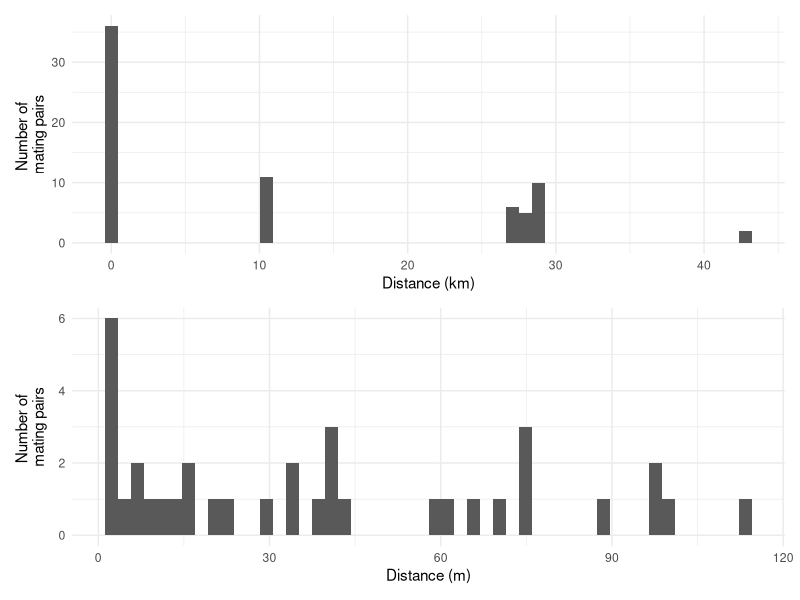
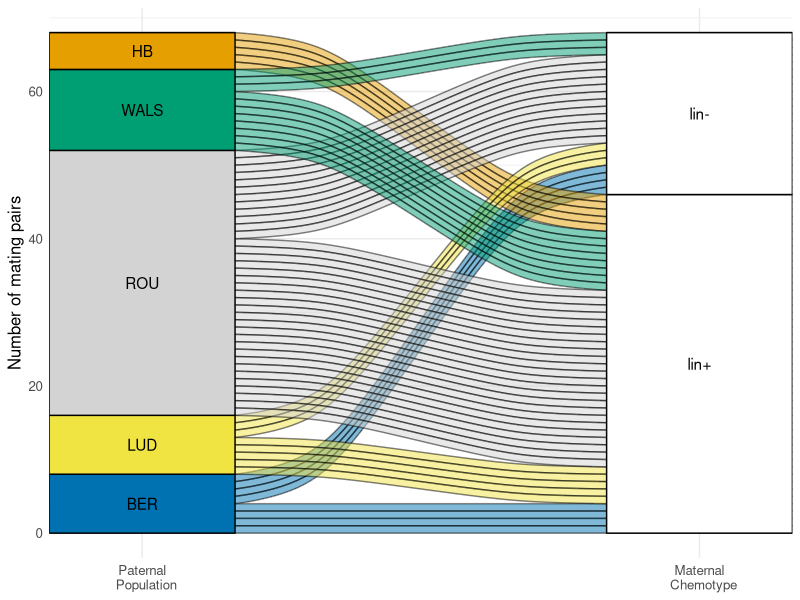
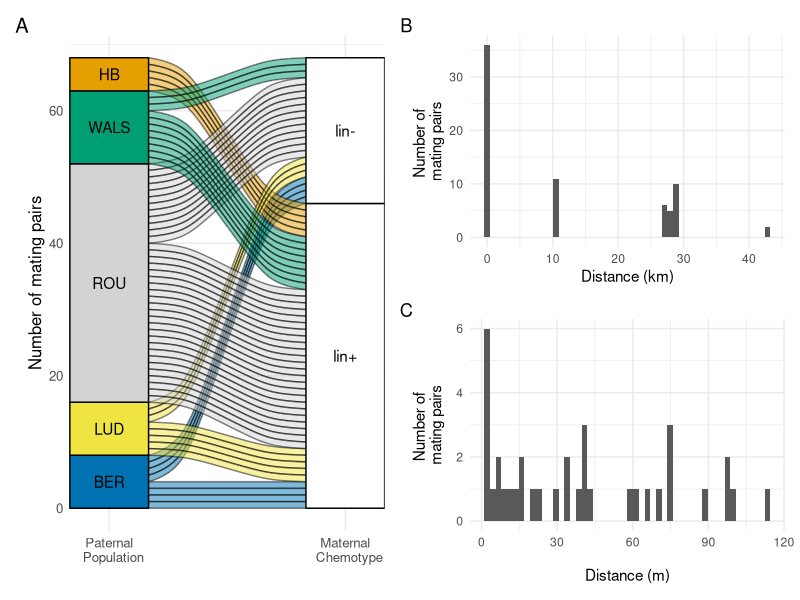

These figures' R source, in order:
#### Figure 2 ####

# libraries
library(tidyverse)
library(sf)
library(patchwork)
library(car)
library(ggalluvial)
library(ggpubr)

setwd("~/Documents/GitHub/pollen_dispersal_and_floral_scent/")

# data ####
corridorData <- read.csv("Data/morph_data.csv")
by_offspring <- read.csv("Data/by_offspring.csv")
matingPopulation <- read.csv("Data/by_matTrim.csv")

# combine for distance and paternal population
by_offspringT <- left_join(by_offspring, select(corridorData, Name, site), by = c("Candidate.father.ID" = "Name"))

# group by mating pair instead of offspring
by_mat <- select(by_offspringT, -Offspring.ID)
by_mat <- unique(by_mat)

# histograms 
range<-ggplot(by_mat, aes(dist/1000)) +
  geom_histogram(bins=50) +
  labs(x = "Distance (km)", y = "Number of \nmating pairs")+
  theme_minimal() # basically between pop freq
rouse<-ggplot(by_mat[by_mat$site == "Rouse", ], aes(dist)) +
  geom_histogram(bins = 50) +
  labs(x = "Distance (m)", y = "Number of \nmating pairs")+
  theme_minimal() # just Rouse, 50 bins, clearer fall off?

range / rouse

# alluvial plot ####
# data prep
matingPopulation <- matingPopulation %>% 
  mutate(siteCode = case_when(site == "HB" ~ "HB",
                              site == "Walsenburg" ~ "WALS",
                              site == "Rouse" ~ "ROU",
                              site == "Ludlow" ~ "LUD",
                              site == "Berwind" ~ "BER"),
         matchemo = case_when(chemotype.x == 0 ~ "lin-",
                              chemotype.x == 1 ~ "lin+"))
matingPopulation$siteCode <- factor(matingPopulation$siteCode, levels = c("HB", "WALS", "ROU", "LUD", "BER"))

# plot
popAlluvial <- ggplot(matingPopulation, aes(axis1 = siteCode, axis2=matchemo, fill=site)) +
  geom_alluvium(color="black") +
  scale_fill_manual(values = c("#0072B2","#E69F00", "#F0E442", "lightgrey", "#009E73", "#56B4E9", "grey44"), na.value = "white") +
  geom_stratum()+
  scale_x_discrete(limits = c("Paternal
  Population", "Maternal
  Chemotype"),
                   expand = c(.05, .05)) +
  geom_text(stat = "stratum", aes(label = after_stat(stratum))) +
  theme_minimal() +
  labs(fill = "Population") +
  ylab("Number of mating pairs")+
  theme(legend.position="none", text = element_text(size = 12))
popAlluvial

# figure 2 ####

popAlluvial + (range/rouse) + plot_annotation(tag_level = "A")
